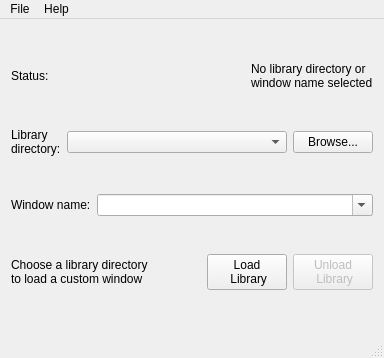
<?xml version="1.0" encoding="UTF-8"?>
<ui version="4.0">
 <class>MainWindow</class>
 <widget class="QMainWindow" name="MainWindow">
  <property name="geometry">
   <rect>
    <x>0</x>
    <y>0</y>
    <width>384</width>
    <height>358</height>
   </rect>
  </property>
  <property name="windowTitle">
   <string>MainWindow</string>
  </property>
  <widget class="QWidget" name="centralWidget">
   <layout class="QVBoxLayout" name="verticalLayout">
    <item>
     <layout class="QHBoxLayout" name="horizontalLayout_4">
      <property name="topMargin">
       <number>0</number>
      </property>
      <property name="bottomMargin">
       <number>0</number>
      </property>
      <item>
       <widget class="QLabel" name="label">
        <property name="sizePolicy">
         <sizepolicy hsizetype="Fixed" vsizetype="Preferred">
          <horstretch>0</horstretch>
          <verstretch>0</verstretch>
         </sizepolicy>
        </property>
        <property name="text">
         <string>Status:</string>
        </property>
       </widget>
      </item>
      <item>
       <spacer name="horizontalSpacer_2">
        <property name="orientation">
         <enum>Qt::Horizontal</enum>
        </property>
        <property name="sizeHint" stdset="0">
         <size>
          <width>40</width>
          <height>20</height>
         </size>
        </property>
       </spacer>
      </item>
      <item>
       <widget class="QLabel" name="placementLbl">
        <property name="sizePolicy">
         <sizepolicy hsizetype="Preferred" vsizetype="Fixed">
          <horstretch>0</horstretch>
          <verstretch>0</verstretch>
         </sizepolicy>
        </property>
        <property name="text">
         <string>No library directory or
window name selected</string>
        </property>
       </widget>
      </item>
     </layout>
    </item>
    <item>
     <layout class="QHBoxLayout" name="horizontalLayout_2">
      <item>
       <widget class="QLabel" name="libDirLbl">
        <property name="sizePolicy">
         <sizepolicy hsizetype="Fixed" vsizetype="Preferred">
          <horstretch>0</horstretch>
          <verstretch>0</verstretch>
         </sizepolicy>
        </property>
        <property name="text">
         <string>Library
directory:</string>
        </property>
       </widget>
      </item>
      <item>
       <widget class="QComboBox" name="libCB">
        <property name="inputMethodHints">
         <set>Qt::ImhUrlCharactersOnly</set>
        </property>
        <property name="editable">
         <bool>false</bool>
        </property>
        <property name="currentText">
         <string/>
        </property>
        <item>
         <property name="text">
          <string/>
         </property>
        </item>
       </widget>
      </item>
      <item>
       <widget class="QPushButton" name="libBrowseBtn">
        <property name="sizePolicy">
         <sizepolicy hsizetype="Fixed" vsizetype="Fixed">
          <horstretch>0</horstretch>
          <verstretch>0</verstretch>
         </sizepolicy>
        </property>
        <property name="text">
         <string>Browse...</string>
        </property>
       </widget>
      </item>
     </layout>
    </item>
    <item>
     <layout class="QHBoxLayout" name="horizontalLayout_3">
      <item>
       <widget class="QLabel" name="label_2">
        <property name="text">
         <string>Window name:</string>
        </property>
       </widget>
      </item>
      <item>
       <widget class="QComboBox" name="symCB">
        <property name="sizePolicy">
         <sizepolicy hsizetype="Expanding" vsizetype="Fixed">
          <horstretch>0</horstretch>
          <verstretch>0</verstretch>
         </sizepolicy>
        </property>
        <property name="inputMethodHints">
         <set>Qt::ImhUrlCharactersOnly</set>
        </property>
        <property name="editable">
         <bool>true</bool>
        </property>
        <property name="currentText">
         <string/>
        </property>
        <item>
         <property name="text">
          <string/>
         </property>
        </item>
       </widget>
      </item>
     </layout>
    </item>
    <item>
     <layout class="QHBoxLayout" name="horizontalLayout">
      <item>
       <widget class="QLabel" name="descriptionLbl">
        <property name="text">
         <string>Choose a library directory
to load a custom window</string>
        </property>
       </widget>
      </item>
      <item>
       <spacer name="horizontalSpacer">
        <property name="orientation">
         <enum>Qt::Horizontal</enum>
        </property>
        <property name="sizeHint" stdset="0">
         <size>
          <width>40</width>
          <height>20</height>
         </size>
        </property>
       </spacer>
      </item>
      <item>
       <widget class="QPushButton" name="loadBtn">
        <property name="enabled">
         <bool>true</bool>
        </property>
        <property name="text">
         <string>Load
 Library</string>
        </property>
       </widget>
      </item>
      <item>
       <widget class="QPushButton" name="unloadBtn">
        <property name="enabled">
         <bool>false</bool>
        </property>
        <property name="layoutDirection">
         <enum>Qt::LeftToRight</enum>
        </property>
        <property name="text">
         <string>Unload
 Library</string>
        </property>
       </widget>
      </item>
     </layout>
    </item>
   </layout>
  </widget>
  <widget class="QMenuBar" name="menuBar">
   <property name="geometry">
    <rect>
     <x>0</x>
     <y>0</y>
     <width>384</width>
     <height>20</height>
    </rect>
   </property>
   <widget class="QMenu" name="menuFile">
    <property name="title">
     <string>File</string>
    </property>
    <addaction name="actionSettings"/>
    <addaction name="actionQuit"/>
   </widget>
   <widget class="QMenu" name="menuHelp">
    <property name="title">
     <string>Help</string>
    </property>
    <addaction name="actionAbout"/>
   </widget>
   <addaction name="menuFile"/>
   <addaction name="menuHelp"/>
  </widget>
  <widget class="QStatusBar" name="statusBar"/>
  <action name="actionSettings">
   <property name="text">
    <string>Settings</string>
   </property>
  </action>
  <action name="actionQuit">
   <property name="text">
    <string>Quit</string>
   </property>
  </action>
  <action name="actionAbout">
   <property name="text">
    <string>About</string>
   </property>
  </action>
 </widget>
 <layoutdefault spacing="6" margin="11"/>
 <resources/>
 <connections>
  <connection>
   <sender>actionQuit</sender>
   <signal>triggered()</signal>
   <receiver>MainWindow</receiver>
   <slot>closeWindows()</slot>
   <hints>
    <hint type="sourcelabel">
     <x>-1</x>
     <y>-1</y>
    </hint>
    <hint type="destinationlabel">
     <x>191</x>
     <y>96</y>
    </hint>
   </hints>
  </connection>
 </connections>
 <slots>
  <slot>closeWindows()</slot>
 </slots>
</ui>
